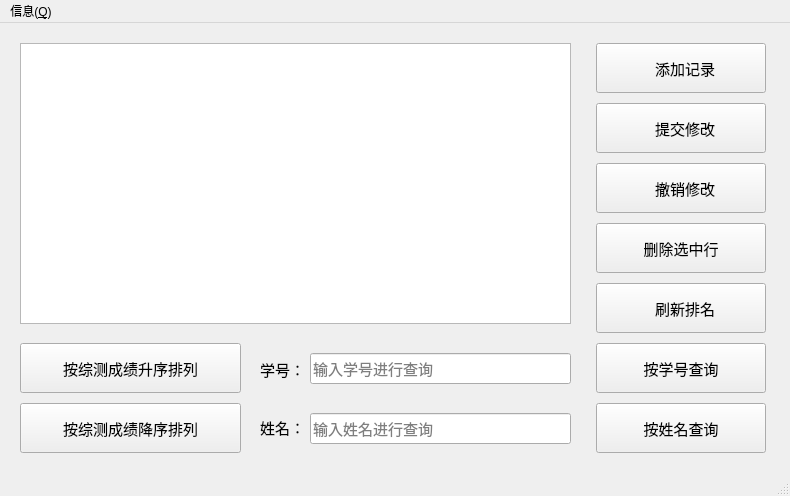
<?xml version="1.0" encoding="UTF-8"?>
<ui version="4.0">
 <class>MainWindow</class>
 <widget class="QMainWindow" name="MainWindow">
  <property name="geometry">
   <rect>
    <x>0</x>
    <y>0</y>
    <width>790</width>
    <height>496</height>
   </rect>
  </property>
  <property name="font">
   <font>
    <pointsize>9</pointsize>
   </font>
  </property>
  <property name="windowTitle">
   <string>MainWindow</string>
  </property>
  <widget class="QWidget" name="centralwidget">
   <widget class="QLabel" name="nameLabel">
    <property name="geometry">
     <rect>
      <x>260</x>
      <y>394</y>
      <width>71</width>
      <height>21</height>
     </rect>
    </property>
    <property name="font">
     <font>
      <pointsize>11</pointsize>
     </font>
    </property>
    <property name="layoutDirection">
     <enum>Qt::LeftToRight</enum>
    </property>
    <property name="text">
     <string>姓名：</string>
    </property>
   </widget>
   <widget class="QPushButton" name="ascendingOrderBtn">
    <property name="geometry">
     <rect>
      <x>20</x>
      <y>320</y>
      <width>221</width>
      <height>50</height>
     </rect>
    </property>
    <property name="font">
     <font>
      <pointsize>11</pointsize>
     </font>
    </property>
    <property name="text">
     <string>按综测成绩升序排列</string>
    </property>
   </widget>
   <widget class="QPushButton" name="reloadBtn">
    <property name="geometry">
     <rect>
      <x>596</x>
      <y>260</y>
      <width>170</width>
      <height>50</height>
     </rect>
    </property>
    <property name="font">
     <font>
      <pointsize>11</pointsize>
     </font>
    </property>
    <property name="text">
     <string>  刷新排名</string>
    </property>
   </widget>
   <widget class="QPushButton" name="deleteBtn">
    <property name="geometry">
     <rect>
      <x>596</x>
      <y>200</y>
      <width>170</width>
      <height>50</height>
     </rect>
    </property>
    <property name="font">
     <font>
      <pointsize>11</pointsize>
     </font>
    </property>
    <property name="text">
     <string>删除选中行</string>
    </property>
   </widget>
   <widget class="QPushButton" name="undoBtn">
    <property name="enabled">
     <bool>true</bool>
    </property>
    <property name="geometry">
     <rect>
      <x>596</x>
      <y>140</y>
      <width>170</width>
      <height>50</height>
     </rect>
    </property>
    <property name="font">
     <font>
      <pointsize>11</pointsize>
     </font>
    </property>
    <property name="text">
     <string>  撤销修改</string>
    </property>
   </widget>
   <widget class="QPushButton" name="addBtn">
    <property name="geometry">
     <rect>
      <x>596</x>
      <y>20</y>
      <width>170</width>
      <height>50</height>
     </rect>
    </property>
    <property name="font">
     <font>
      <pointsize>11</pointsize>
     </font>
    </property>
    <property name="text">
     <string>  添加记录</string>
    </property>
   </widget>
   <widget class="QPushButton" name="searchByIdBtn">
    <property name="geometry">
     <rect>
      <x>596</x>
      <y>320</y>
      <width>170</width>
      <height>50</height>
     </rect>
    </property>
    <property name="font">
     <font>
      <pointsize>11</pointsize>
     </font>
    </property>
    <property name="text">
     <string>按学号查询</string>
    </property>
   </widget>
   <widget class="QPushButton" name="descedingOrderBtn">
    <property name="geometry">
     <rect>
      <x>20</x>
      <y>380</y>
      <width>221</width>
      <height>50</height>
     </rect>
    </property>
    <property name="font">
     <font>
      <pointsize>11</pointsize>
     </font>
    </property>
    <property name="text">
     <string>按综测成绩降序排列</string>
    </property>
   </widget>
   <widget class="QLineEdit" name="idSearchLineEdit">
    <property name="geometry">
     <rect>
      <x>310</x>
      <y>330</y>
      <width>261</width>
      <height>31</height>
     </rect>
    </property>
    <property name="font">
     <font>
      <pointsize>11</pointsize>
     </font>
    </property>
    <property name="layoutDirection">
     <enum>Qt::LeftToRight</enum>
    </property>
    <property name="echoMode">
     <enum>QLineEdit::Normal</enum>
    </property>
    <property name="placeholderText">
     <string>输入学号进行查询</string>
    </property>
   </widget>
   <widget class="QLineEdit" name="nameSearchLineEdit">
    <property name="geometry">
     <rect>
      <x>310</x>
      <y>390</y>
      <width>261</width>
      <height>31</height>
     </rect>
    </property>
    <property name="font">
     <font>
      <pointsize>11</pointsize>
     </font>
    </property>
    <property name="layoutDirection">
     <enum>Qt::LeftToRight</enum>
    </property>
    <property name="echoMode">
     <enum>QLineEdit::Normal</enum>
    </property>
    <property name="placeholderText">
     <string>输入姓名进行查询</string>
    </property>
   </widget>
   <widget class="QPushButton" name="modifyBtn">
    <property name="geometry">
     <rect>
      <x>596</x>
      <y>80</y>
      <width>170</width>
      <height>50</height>
     </rect>
    </property>
    <property name="font">
     <font>
      <pointsize>11</pointsize>
     </font>
    </property>
    <property name="text">
     <string>  提交修改</string>
    </property>
   </widget>
   <widget class="QLabel" name="idLabel">
    <property name="geometry">
     <rect>
      <x>260</x>
      <y>336</y>
      <width>71</width>
      <height>21</height>
     </rect>
    </property>
    <property name="font">
     <font>
      <pointsize>11</pointsize>
     </font>
    </property>
    <property name="layoutDirection">
     <enum>Qt::LeftToRight</enum>
    </property>
    <property name="text">
     <string>学号：</string>
    </property>
   </widget>
   <widget class="QPushButton" name="searchByNameBtn">
    <property name="geometry">
     <rect>
      <x>596</x>
      <y>380</y>
      <width>170</width>
      <height>50</height>
     </rect>
    </property>
    <property name="font">
     <font>
      <pointsize>11</pointsize>
     </font>
    </property>
    <property name="text">
     <string>按姓名查询</string>
    </property>
   </widget>
   <widget class="QTableView" name="tableView">
    <property name="geometry">
     <rect>
      <x>20</x>
      <y>20</y>
      <width>551</width>
      <height>281</height>
     </rect>
    </property>
   </widget>
  </widget>
  <widget class="QStatusBar" name="statusbar"/>
  <widget class="QMenuBar" name="menubar">
   <property name="geometry">
    <rect>
     <x>0</x>
     <y>0</y>
     <width>790</width>
     <height>23</height>
    </rect>
   </property>
   <widget class="QMenu" name="menu_2">
    <property name="title">
     <string>信息(&amp;Q)</string>
    </property>
    <widget class="QMenu" name="menu_H">
     <property name="title">
      <string>帮助(&amp;H)</string>
     </property>
     <addaction name="action_V"/>
     <addaction name="action_I"/>
    </widget>
    <addaction name="menu_H"/>
   </widget>
   <addaction name="menu_2"/>
  </widget>
  <action name="action_V">
   <property name="icon">
    <iconset resource="myresources.qrc">
     <normaloff>:/myImages/images/mousegestureBundle.png</normaloff>:/myImages/images/mousegestureBundle.png</iconset>
   </property>
   <property name="text">
    <string>版本(&amp;V)</string>
   </property>
   <property name="shortcut">
    <string>Ctrl+V</string>
   </property>
  </action>
  <action name="action_I">
   <property name="icon">
    <iconset resource="myresources.qrc">
     <normaloff>:/myImages/images/exinputBundle.picfaceCom.png</normaloff>:/myImages/images/exinputBundle.picfaceCom.png</iconset>
   </property>
   <property name="text">
    <string>作者信息(&amp;I)</string>
   </property>
   <property name="shortcut">
    <string>Ctrl+I</string>
   </property>
  </action>
 </widget>
 <resources>
  <include location="myresources.qrc"/>
 </resources>
 <connections/>
</ui>
